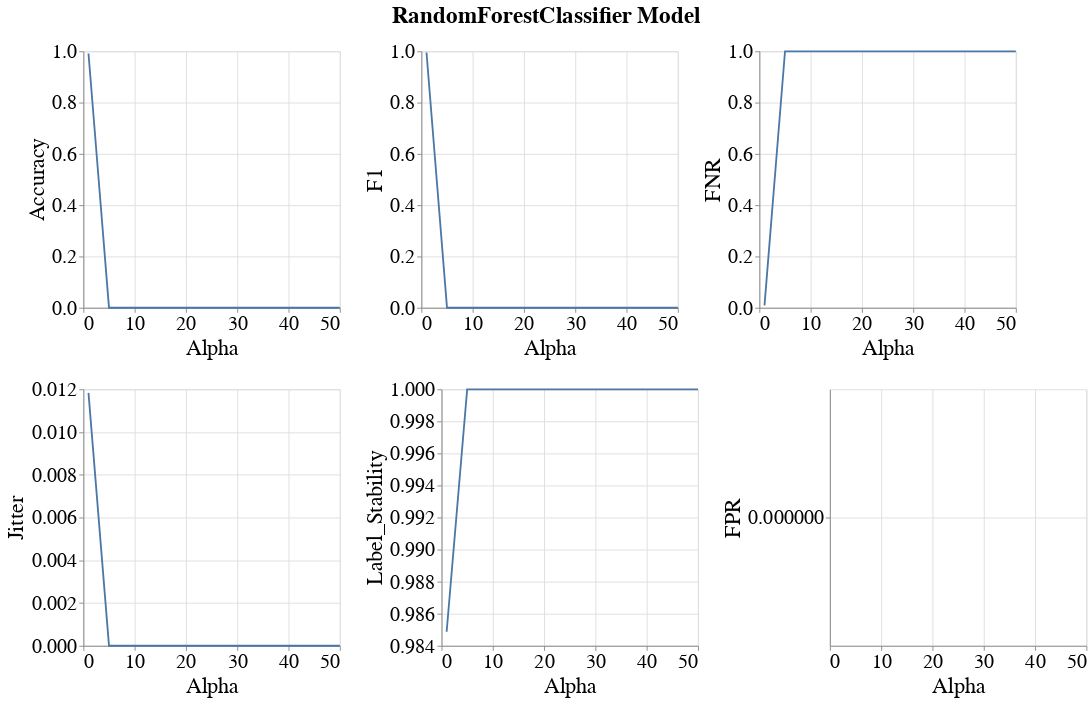

The notebook cell saved with this chart:
### Markdown cell above
### Line band plots for subgroup metrics

### Code cell
visualizer.create_subgroup_metrics_line_band_plot(model_name=MODEL_NAMES[0],
                                                  subgroup_metrics=['Accuracy', 'F1', 'FNR', 'Jitter', 'Label_Stability', 'FPR'])

### Figure 1 — Vega-Lite specification as saved in the notebook (floating-point values rounded to 4 significant figures)
{"config": {"view": {"continuousWidth": 400, "continuousHeight": 300}, "axis": {"labelFontSize": 22, "labelFontWeight": "normal", "titleFontSize": 24, "titleFontWeight": "normal"}, "legend": {"labelFontSize": 22, "symbolStrokeWidth": 10, "titleFontSize": 24}, "title": {"fontSize": 22}}, "vconcat": [{"hconcat": [{"layer": [{"mark": {"type": "errorband", "extent": "ci"}, "encoding": {"x": {"field": "Intervention_Param", "title": "Alpha", "type": "quantitative"}, "y": {"field": "Metric_Value", "scale": {"zero": false}, "title": "Accuracy", "type": "quantitative"}}}, {"mark": "line", "encoding": {"x": {"field": "Intervention_Param", "title": "Alpha", "type": "quantitative"}, "y": {"aggregate": "mean", "field": "Metric_Value", "scale": {"zero": false}, "title": "Accuracy", "type": "quantitative"}}}], "height": 280, "width": 280}, {"layer": [{"mark": {"type": "errorband", "extent": "ci"}, "encoding": {"x": {"field": "Intervention_Param", "title": "Alpha", "type": "quantitative"}, "y": {"field": "Metric_Value", "scale": {"zero": false}, "title": "F1", "type": "quantitative"}}}, {"mark": "line", "encoding": {"x": {"field": "Intervention_Param", "title": "Alpha", "type": "quantitative"}, "y": {"aggregate": "mean", "field": "Metric_Value", "scale": {"zero": false}, "title": "F1", "type": "quantitative"}}}], "data": {"name": "data-b652dc904dba333a9d3d6005ce900003"}, "height": 280, "width": 280}, {"layer": [{"mark": {"type": "errorband", "extent": "ci"}, "encoding": {"x": {"field": "Intervention_Param", "title": "Alpha", "type": "quantitative"}, "y": {"field": "Metric_Value", "scale": {"zero": false}, "title": "FNR", "type": "quantitative"}}}, {"mark": "line", "encoding": {"x": {"field": "Intervention_Param", "title": "Alpha", "type": "quantitative"}, "y": {"aggregate": "mean", "field": "Metric_Value", "scale": {"zero": false}, "title": "FNR", "type": "quantitative"}}}], "data": {"name": "data-e01e4b6430dde77f9f4d58e634f2fb80"}, "height": 280, "width": 280}]}, {"hconcat": [{"layer": [{"mark": {"type": "errorband", "extent": "ci"}, "encoding": {"x": {"field": "Intervention_Param", "title": "Alpha", "type": "quantitative"}, "y": {"field": "Metric_Value", "scale": {"zero": false}, "title": "Jitter", "type": "quantitative"}}}, {"mark": "line", "encoding": {"x": {"field": "Intervention_Param", "title": "Alpha", "type": "quantitative"}, "y": {"aggregate": "mean", "field": "Metric_Value", "scale": {"zero": false}, "title": "Jitter", "type": "quantitative"}}}], "height": 280, "width": 280}, {"layer": [{"mark": {"type": "errorband", "extent": "ci"}, "encoding": {"x": {"field": "Intervention_Param", "title": "Alpha", "type": "quantitative"}, "y": {"field": "Metric_Value", "scale": {"zero": false}, "title": "Label_Stability", "type": "quantitative"}}}, {"mark": "line", "encoding": {"x": {"field": "Intervention_Param", "title": "Alpha", "type": "quantitative"}, "y": {"aggregate": "mean", "field": "Metric_Value", "scale": {"zero": false}, "title": "Label_Stability", "type": "quantitative"}}}], "data": {"name": "data-26aaae6d7adaa9b0711a0fc5536cac94"}, "height": 280, "width": 280}, {"layer": [{"mark": {"type": "errorband", "extent": "ci"}, "encoding": {"x": {"field": "Intervention_Param", "title": "Alpha", "type": "quantitative"}, "y": {"field": "Metric_Value", "scale": {"zero": false}, "title": "FPR", "type": "quantitative"}}}, {"mark": "line", "encoding": {"x": {"field": "Intervention_Param", "title": "Alpha", "type": "quantitative"}, "y": {"aggregate": "mean", "field": "Metric_Value", "scale": {"zero": false}, "title": "FPR", "type": "quantitative"}}}], "data": {"name": "data-dfd86f29ce408c25442901a49b07b90b"}, "height": 280, "width": 280}], "data": {"name": "data-a6df82af400387245a655db33e557fe1"}}], "data": {"name": "data-8c2e0dea80b08332d14ef91fd3cb1c35"}, "title": {"text": "RandomForestClassifier Model", "anchor": "middle", "dy": -10, "fontSize": 25}, "$schema": "https://vega.github.io/schema/vega-lite/v4.17.0.json", "datasets": {"data-8c2e0dea80b08332d14ef91fd3cb1c35": [{"Metric": "Accuracy", "Model_Name": "RandomForestClassifier", "Model_Params": "{'bootstrap': True, 'ccp_alpha': 0.0, 'class_weight': None, 'criterion': 'gini', 'max_depth': 10, 'max_features': 'sqrt', 'max_leaf_nodes': None, 'max_samples': None, 'min_impurity_decrease': 0.0, 'min_samples_leaf': 1, 'min_samples_split': 2, 'min_weight_fraction_leaf': 0.0, 'n_estimators': 100, 'n_jobs': None, 'oob_score': False, 'random_state': 200, 'verbose': 0, 'warm_start': False}", "Dataset_Name": "StudentPerformance", "Num_Estimators": 200, "Tag": "OK", "Record_Create_Date_Time": "2023-10-28T11:14:54.873000", "Session_Uuid": "c69c602f-b78e-46ea-9836-1fc7471ad426", "Experiment_Iteration": "Exp_iter_2", "Dataset_Split_Seed": 200, "Model_Init_Seed": 200, "Fair_Intervention_Params_Lst": "[1, 5, 10, 25, 50]", "Intervention_Param": 1, "Subgroup": "overall", "Metric_Value": 0.9916}, {"Metric": "Accuracy", "Model_Name": "RandomForestClassifier", "Model_Params": "{'bootstrap': True, 'ccp_alpha': 0.0, 'class_weight': None, 'criterion': 'gini', 'max_depth': 10, 'max_features': 'sqrt', 'max_leaf_nodes': None, 'max_samples': None, 'min_impurity_decrease': 0.0, 'min_samples_leaf': 1, 'min_samples_split': 2, 'min_weight_fraction_leaf': 0.0, 'n_estimators': 100, 'n_jobs': None, 'oob_score': False, 'random_state': 200, 'verbose': 0, 'warm_start': False}", "Dataset_Name": "StudentPerformance", "Num_Estimators": 200, "Tag": "OK", "Record_Create_Date_Time": "2023-10-28T11:18:09.625000", "Session_Uuid": "c69c602f-b78e-46ea-9836-1fc7471ad426", "Experiment_Iteration": "Exp_iter_2", "Dataset_Split_Seed": 200, "Model_Init_Seed": 200, "Fair_Intervention_Params_Lst": "[1, 5, 10, 25, 50]", "Intervention_Param": 5, "Subgroup": "overall", "Metric_Value": 0.0}, {"Metric": "Accuracy", "Model_Name": "RandomForestClassifier", "Model_Params": "{'bootstrap': True, 'ccp_alpha': 0.0, 'class_weight': None, 'criterion': 'gini', 'max_depth': 10, 'max_features': 'sqrt', 'max_leaf_nodes': None, 'max_samples': None, 'min_impurity_decrease': 0.0, 'min_samples_leaf': 1, 'min_samples_split': 2, 'min_weight_fraction_leaf': 0.0, 'n_estimators': 100, 'n_jobs': None, 'oob_score': False, 'random_state': 200, 'verbose': 0, 'warm_start': False}", "Dataset_Name": "StudentPerformance", "Num_Estimators": 200, "Tag": "OK", "Record_Create_Date_Time": "2023-10-28T11:21:26.621000", "Session_Uuid": "c69c602f-b78e-46ea-9836-1fc7471ad426", "Experiment_Iteration": "Exp_iter_2", "Dataset_Split_Seed": 200, "Model_Init_Seed": 200, "Fair_Intervention_Params_Lst": "[1, 5, 10, 25, 50]", "Intervention_Param": 10, "Subgroup": "overall", "Metric_Value": 0.0}, {"Metric": "Accuracy", "Model_Name": "RandomForestClassifier", "Model_Params": "{'bootstrap': True, 'ccp_alpha': 0.0, 'class_weight': None, 'criterion': 'gini', 'max_depth': 10, 'max_features': 'sqrt', 'max_leaf_nodes': None, 'max_samples': None, 'min_impurity_decrease': 0.0, 'min_samples_leaf': 1, 'min_samples_split': 2, 'min_weight_fraction_leaf': 0.0, 'n_estimators': 100, 'n_jobs': None, 'oob_score': False, 'random_state': 200, 'verbose': 0, 'warm_start': False}", "Dataset_Name": "StudentPerformance", "Num_Estimators": 200, "Tag": "OK", "Record_Create_Date_Time": "2023-10-28T11:24:41.066000", "Session_Uuid": "c69c602f-b78e-46ea-9836-1fc7471ad426", "Experiment_Iteration": "Exp_iter_2", "Dataset_Split_Seed": 200, "Model_Init_Seed": 200, "Fair_Intervention_Params_Lst": "[1, 5, 10, 25, 50]", "Intervention_Param": 25, "Subgroup": "overall", "Metric_Value": 0.0}, {"Metric": "Accuracy", "Model_Name": "RandomForestClassifier", "Model_Params": "{'bootstrap': True, 'ccp_alpha': 0.0, 'class_weight': None, 'criterion': 'gini', 'max_depth': 10, 'max_features': 'sqrt', 'max_leaf_nodes': None, 'max_samples': None, 'min_impurity_decrease': 0.0, 'min_samples_leaf': 1, 'min_samples_split': 2, 'min_weight_fraction_leaf': 0.0, 'n_estimators': 100, 'n_jobs': None, 'oob_score': False, 'random_state': 200, 'verbose': 0, 'warm_start': False}", "Dataset_Name": "StudentPerformance", "Num_Estimators": 200, "Tag": "OK", "Record_Create_Date_Time": "2023-10-28T11:27:38.138000", "Session_Uuid": "c69c602f-b78e-46ea-9836-1fc7471ad426", "Experiment_Iteration": "Exp_iter_2", "Dataset_Split_Seed": 200, "Model_Init_Seed": 200, "Fair_Intervention_Params_Lst": "[1, 5, 10, 25, 50]", "Intervention_Param": 50, "Subgroup": "overall", "Metric_Value": 0.0}], "data-b652dc904dba333a9d3d6005ce900003": [{"Metric": "F1", "Model_Name": "RandomForestClassifier", "Model_Params": "{'bootstrap': True, 'ccp_alpha': 0.0, 'class_weight': None, 'criterion': 'gini', 'max_depth': 10, 'max_features': 'sqrt', 'max_leaf_nodes': None, 'max_samples': None, 'min_impurity_decrease': 0.0, 'min_samples_leaf': 1, 'min_samples_split': 2, 'min_weight_fraction_leaf': 0.0, 'n_estimators': 100, 'n_jobs': None, 'oob_score': False, 'random_state': 200, 'verbose': 0, 'warm_start': False}", "Dataset_Name": "StudentPerformance", "Num_Estimators": 200, "Tag": "OK", "Record_Create_Date_Time": "2023-10-28T11:14:54.873000", "Session_Uuid": "c69c602f-b78e-46ea-9836-1fc7471ad426", "Experiment_Iteration": "Exp_iter_2", "Dataset_Split_Seed": 200, "Model_Init_Seed": 200, "Fair_Intervention_Params_Lst": "[1, 5, 10, 25, 50]", "Intervention_Param": 1, "Subgroup": "overall", "Metric_Value": 0.9954}, {"Metric": "F1", "Model_Name": "RandomForestClassifier", "Model_Params": "{'bootstrap': True, 'ccp_alpha': 0.0, 'class_weight': None, 'criterion': 'gini', 'max_depth': 10, 'max_features': 'sqrt', 'max_leaf_nodes': None, 'max_samples': None, 'min_impurity_decrease': 0.0, 'min_samples_leaf': 1, 'min_samples_split': 2, 'min_weight_fraction_leaf': 0.0, 'n_estimators': 100, 'n_jobs': None, 'oob_score': False, 'random_state': 200, 'verbose': 0, 'warm_start': False}", "Dataset_Name": "StudentPerformance", "Num_Estimators": 200, "Tag": "OK", "Record_Create_Date_Time": "2023-10-28T11:18:09.625000", "Session_Uuid": "c69c602f-b78e-46ea-9836-1fc7471ad426", "Experiment_Iteration": "Exp_iter_2", "Dataset_Split_Seed": 200, "Model_Init_Seed": 200, "Fair_Intervention_Params_Lst": "[1, 5, 10, 25, 50]", "Intervention_Param": 5, "Subgroup": "overall", "Metric_Value": 0.0}, {"Metric": "F1", "Model_Name": "RandomForestClassifier", "Model_Params": "{'bootstrap': True, 'ccp_alpha': 0.0, 'class_weight': None, 'criterion': 'gini', 'max_depth': 10, 'max_features': 'sqrt', 'max_leaf_nodes': None, 'max_samples': None, 'min_impurity_decrease': 0.0, 'min_samples_leaf': 1, 'min_samples_split': 2, 'min_weight_fraction_leaf': 0.0, 'n_estimators': 100, 'n_jobs': None, 'oob_score': False, 'random_state': 200, 'verbose': 0, 'warm_start': False}", "Dataset_Name": "StudentPerformance", "Num_Estimators": 200, "Tag": "OK", "Record_Create_Date_Time": "2023-10-28T11:21:26.621000", "Session_Uuid": "c69c602f-b78e-46ea-9836-1fc7471ad426", "Experiment_Iteration": "Exp_iter_2", "Dataset_Split_Seed": 200, "Model_Init_Seed": 200, "Fair_Intervention_Params_Lst": "[1, 5, 10, 25, 50]", "Intervention_Param": 10, "Subgroup": "overall", "Metric_Value": 0.0}, {"Metric": "F1", "Model_Name": "RandomForestClassifier", "Model_Params": "{'bootstrap': True, 'ccp_alpha': 0.0, 'class_weight': None, 'criterion': 'gini', 'max_depth': 10, 'max_features': 'sqrt', 'max_leaf_nodes': None, 'max_samples': None, 'min_impurity_decrease': 0.0, 'min_samples_leaf': 1, 'min_samples_split': 2, 'min_weight_fraction_leaf': 0.0, 'n_estimators': 100, 'n_jobs': None, 'oob_score': False, 'random_state': 200, 'verbose': 0, 'warm_start': False}", "Dataset_Name": "StudentPerformance", "Num_Estimators": 200, "Tag": "OK", "Record_Create_Date_Time": "2023-10-28T11:24:41.066000", "Session_Uuid": "c69c602f-b78e-46ea-9836-1fc7471ad426", "Experiment_Iteration": "Exp_iter_2", "Dataset_Split_Seed": 200, "Model_Init_Seed": 200, "Fair_Intervention_Params_Lst": "[1, 5, 10, 25, 50]", "Intervention_Param": 25, "Subgroup": "overall", "Metric_Value": 0.0}, {"Metric": "F1", "Model_Name": "RandomForestClassifier", "Model_Params": "{'bootstrap': True, 'ccp_alpha': 0.0, 'class_weight': None, 'criterion': 'gini', 'max_depth': 10, 'max_features': 'sqrt', 'max_leaf_nodes': None, 'max_samples': None, 'min_impurity_decrease': 0.0, 'min_samples_leaf': 1, 'min_samples_split': 2, 'min_weight_fraction_leaf': 0.0, 'n_estimators': 100, 'n_jobs': None, 'oob_score': False, 'random_state': 200, 'verbose': 0, 'warm_start': False}", "Dataset_Name": "StudentPerformance", "Num_Estimators": 200, "Tag": "OK", "Record_Create_Date_Time": "2023-10-28T11:27:38.138000", "Session_Uuid": "c69c602f-b78e-46ea-9836-1fc7471ad426", "Experiment_Iteration": "Exp_iter_2", "Dataset_Split_Seed": 200, "Model_Init_Seed": 200, "Fair_Intervention_Params_Lst": "[1, 5, 10, 25, 50]", "Intervention_Param": 50, "Subgroup": "overall", "Metric_Value": 0.0}], "data-e01e4b6430dde77f9f4d58e634f2fb80": [{"Metric": "FNR", "Model_Name": "RandomForestClassifier", "Model_Params": "{'bootstrap': True, 'ccp_alpha': 0.0, 'class_weight': None, 'criterion': 'gini', 'max_depth': 10, 'max_features': 'sqrt', 'max_leaf_nodes': None, 'max_samples': None, 'min_impurity_decrease': 0.0, 'min_samples_leaf': 1, 'min_samples_split': 2, 'min_weight_fraction_leaf': 0.0, 'n_estimators': 100, 'n_jobs': None, 'oob_score': False, 'random_state': 200, 'verbose': 0, 'warm_start': False}", "Dataset_Name": "StudentPerformance", "Num_Estimators": 200, "Tag": "OK", "Record_Create_Date_Time": "2023-10-28T11:14:54.873000", "Session_Uuid": "c69c602f-b78e-46ea-9836-1fc7471ad426", "Experiment_Iteration": "Exp_iter_2", "Dataset_Split_Seed": 200, "Model_Init_Seed": 200, "Fair_Intervention_Params_Lst": "[1, 5, 10, 25, 50]", "Intervention_Param": 1, "Subgroup": "overall", "Metric_Value": 0.009091}, {"Metric": "FNR", "Model_Name": "RandomForestClassifier", "Model_Params": "{'bootstrap': True, 'ccp_alpha': 0.0, 'class_weight': None, 'criterion': 'gini', 'max_depth': 10, 'max_features': 'sqrt', 'max_leaf_nodes': None, 'max_samples': None, 'min_impurity_decrease': 0.0, 'min_samples_leaf': 1, 'min_samples_split': 2, 'min_weight_fraction_leaf': 0.0, 'n_estimators': 100, 'n_jobs': None, 'oob_score': False, 'random_state': 200, 'verbose': 0, 'warm_start': False}", "Dataset_Name": "StudentPerformance", "Num_Estimators": 200, "Tag": "OK", "Record_Create_Date_Time": "2023-10-28T11:18:09.625000", "Session_Uuid": "c69c602f-b78e-46ea-9836-1fc7471ad426", "Experiment_Iteration": "Exp_iter_2", "Dataset_Split_Seed": 200, "Model_Init_Seed": 200, "Fair_Intervention_Params_Lst": "[1, 5, 10, 25, 50]", "Intervention_Param": 5, "Subgroup": "overall", "Metric_Value": 1.0}, {"Metric": "FNR", "Model_Name": "RandomForestClassifier", "Model_Params": "{'bootstrap': True, 'ccp_alpha': 0.0, 'class_weight': None, 'criterion': 'gini', 'max_depth': 10, 'max_features': 'sqrt', 'max_leaf_nodes': None, 'max_samples': None, 'min_impurity_decrease': 0.0, 'min_samples_leaf': 1, 'min_samples_split': 2, 'min_weight_fraction_leaf': 0.0, 'n_estimators': 100, 'n_jobs': None, 'oob_score': False, 'random_state': 200, 'verbose': 0, 'warm_start': False}", "Dataset_Name": "StudentPerformance", "Num_Estimators": 200, "Tag": "OK", "Record_Create_Date_Time": "2023-10-28T11:21:26.621000", "Session_Uuid": "c69c602f-b78e-46ea-9836-1fc7471ad426", "Experiment_Iteration": "Exp_iter_2", "Dataset_Split_Seed": 200, "Model_Init_Seed": 200, "Fair_Intervention_Params_Lst": "[1, 5, 10, 25, 50]", "Intervention_Param": 10, "Subgroup": "overall", "Metric_Value": 1.0}, {"Metric": "FNR", "Model_Name": "RandomForestClassifier", "Model_Params": "{'bootstrap': True, 'ccp_alpha': 0.0, 'class_weight': None, 'criterion': 'gini', 'max_depth': 10, 'max_features': 'sqrt', 'max_leaf_nodes': None, 'max_samples': None, 'min_impurity_decrease': 0.0, 'min_samples_leaf': 1, 'min_samples_split': 2, 'min_weight_fraction_leaf': 0.0, 'n_estimators': 100, 'n_jobs': None, 'oob_score': False, 'random_state': 200, 'verbose': 0, 'warm_start': False}", "Dataset_Name": "StudentPerformance", "Num_Estimators": 200, "Tag": "OK", "Record_Create_Date_Time": "2023-10-28T11:24:41.066000", "Session_Uuid": "c69c602f-b78e-46ea-9836-1fc7471ad426", "Experiment_Iteration": "Exp_iter_2", "Dataset_Split_Seed": 200, "Model_Init_Seed": 200, "Fair_Intervention_Params_Lst": "[1, 5, 10, 25, 50]", "Intervention_Param": 25, "Subgroup": "overall", "Metric_Value": 1.0}, {"Metric": "FNR", "Model_Name": "RandomForestClassifier", "Model_Params": "{'bootstrap': True, 'ccp_alpha': 0.0, 'class_weight': None, 'criterion': 'gini', 'max_depth': 10, 'max_features': 'sqrt', 'max_leaf_nodes': None, 'max_samples': None, 'min_impurity_decrease': 0.0, 'min_samples_leaf': 1, 'min_samples_split': 2, 'min_weight_fraction_leaf': 0.0, 'n_estimators': 100, 'n_jobs': None, 'oob_score': False, 'random_state': 200, 'verbose': 0, 'warm_start': False}", "Dataset_Name": "StudentPerformance", "Num_Estimators": 200, "Tag": "OK", "Record_Create_Date_Time": "2023-10-28T11:27:38.138000", "Session_Uuid": "c69c602f-b78e-46ea-9836-1fc7471ad426", "Experiment_Iteration": "Exp_iter_2", "Dataset_Split_Seed": 200, "Model_Init_Seed": 200, "Fair_Intervention_Params_Lst": "[1, 5, 10, 25, 50]", "Intervention_Param": 50, "Subgroup": "overall", "Metric_Value": 1.0}], "data-a6df82af400387245a655db33e557fe1": [{"Metric": "Jitter", "Model_Name": "RandomForestClassifier", "Model_Params": "{'bootstrap': True, 'ccp_alpha': 0.0, 'class_weight': None, 'criterion': 'gini', 'max_depth': 10, 'max_features': 'sqrt', 'max_leaf_nodes': None, 'max_samples': None, 'min_impurity_decrease': 0.0, 'min_samples_leaf': 1, 'min_samples_split': 2, 'min_weight_fraction_leaf': 0.0, 'n_estimators': 100, 'n_jobs': None, 'oob_score': False, 'random_state': 200, 'verbose': 0, 'warm_start': False}", "Dataset_Name": "StudentPerformance", "Num_Estimators": 200, "Tag": "OK", "Record_Create_Date_Time": "2023-10-28T11:14:54.873000", "Session_Uuid": "c69c602f-b78e-46ea-9836-1fc7471ad426", "Experiment_Iteration": "Exp_iter_2", "Dataset_Split_Seed": 200, "Model_Init_Seed": 200, "Fair_Intervention_Params_Lst": "[1, 5, 10, 25, 50]", "Intervention_Param": 1, "Subgroup": "overall", "Metric_Value": 0.01184}, {"Metric": "Jitter", "Model_Name": "RandomForestClassifier", "Model_Params": "{'bootstrap': True, 'ccp_alpha': 0.0, 'class_weight': None, 'criterion': 'gini', 'max_depth': 10, 'max_features': 'sqrt', 'max_leaf_nodes': None, 'max_samples': None, 'min_impurity_decrease': 0.0, 'min_samples_leaf': 1, 'min_samples_split': 2, 'min_weight_fraction_leaf': 0.0, 'n_estimators': 100, 'n_jobs': None, 'oob_score': False, 'random_state': 200, 'verbose': 0, 'warm_start': False}", "Dataset_Name": "StudentPerformance", "Num_Estimators": 200, "Tag": "OK", "Record_Create_Date_Time": "2023-10-28T11:18:09.625000", "Session_Uuid": "c69c602f-b78e-46ea-9836-1fc7471ad426", "Experiment_Iteration": "Exp_iter_2", "Dataset_Split_Seed": 200, "Model_Init_Seed": 200, "Fair_Intervention_Params_Lst": "[1, 5, 10, 25, 50]", "Intervention_Param": 5, "Subgroup": "overall", "Metric_Value": 0.0}, {"Metric": "Jitter", "Model_Name": "RandomForestClassifier", "Model_Params": "{'bootstrap': True, 'ccp_alpha': 0.0, 'class_weight': None, 'criterion': 'gini', 'max_depth': 10, 'max_features': 'sqrt', 'max_leaf_nodes': None, 'max_samples': None, 'min_impurity_decrease': 0.0, 'min_samples_leaf': 1, 'min_samples_split': 2, 'min_weight_fraction_leaf': 0.0, 'n_estimators': 100, 'n_jobs': None, 'oob_score': False, 'random_state': 200, 'verbose': 0, 'warm_start': False}", "Dataset_Name": "StudentPerformance", "Num_Estimators": 200, "Tag": "OK", "Record_Create_Date_Time": "2023-10-28T11:21:26.621000", "Session_Uuid": "c69c602f-b78e-46ea-9836-1fc7471ad426", "Experiment_Iteration": "Exp_iter_2", "Dataset_Split_Seed": 200, "Model_Init_Seed": 200, "Fair_Intervention_Params_Lst": "[1, 5, 10, 25, 50]", "Intervention_Param": 10, "Subgroup": "overall", "Metric_Value": 0.0}, {"Metric": "Jitter", "Model_Name": "RandomForestClassifier", "Model_Params": "{'bootstrap': True, 'ccp_alpha': 0.0, 'class_weight': None, 'criterion': 'gini', 'max_depth': 10, 'max_features': 'sqrt', 'max_leaf_nodes': None, 'max_samples': None, 'min_impurity_decrease': 0.0, 'min_samples_leaf': 1, 'min_samples_split': 2, 'min_weight_fraction_leaf': 0.0, 'n_estimators': 100, 'n_jobs': None, 'oob_score': False, 'random_state': 200, 'verbose': 0, 'warm_start': False}", "Dataset_Name": "StudentPerformance", "Num_Estimators": 200, "Tag": "OK", "Record_Create_Date_Time": "2023-10-28T11:24:41.066000", "Session_Uuid": "c69c602f-b78e-46ea-9836-1fc7471ad426", "Experiment_Iteration": "Exp_iter_2", "Dataset_Split_Seed": 200, "Model_Init_Seed": 200, "Fair_Intervention_Params_Lst": "[1, 5, 10, 25, 50]", "Intervention_Param": 25, "Subgroup": "overall", "Metric_Value": 0.0}, {"Metric": "Jitter", "Model_Name": "RandomForestClassifier", "Model_Params": "{'bootstrap': True, 'ccp_alpha': 0.0, 'class_weight': None, 'criterion': 'gini', 'max_depth': 10, 'max_features': 'sqrt', 'max_leaf_nodes': None, 'max_samples': None, 'min_impurity_decrease': 0.0, 'min_samples_leaf': 1, 'min_samples_split': 2, 'min_weight_fraction_leaf': 0.0, 'n_estimators': 100, 'n_jobs': None, 'oob_score': False, 'random_state': 200, 'verbose': 0, 'warm_start': False}", "Dataset_Name": "StudentPerformance", "Num_Estimators": 200, "Tag": "OK", "Record_Create_Date_Time": "2023-10-28T11:27:38.138000", "Session_Uuid": "c69c602f-b78e-46ea-9836-1fc7471ad426", "Experiment_Iteration": "Exp_iter_2", "Dataset_Split_Seed": 200, "Model_Init_Seed": 200, "Fair_Intervention_Params_Lst": "[1, 5, 10, 25, 50]", "Intervention_Param": 50, "Subgroup": "overall", "Metric_Value": 0.0}], "data-26aaae6d7adaa9b0711a0fc5536cac94": [{"Metric": "Label_Stability", "Model_Name": "RandomForestClassifier", "Model_Params": "{'bootstrap': True, 'ccp_alpha': 0.0, 'class_weight': None, 'criterion': 'gini', 'max_depth': 10, 'max_features': 'sqrt', 'max_leaf_nodes': None, 'max_samples': None, 'min_impurity_decrease': 0.0, 'min_samples_leaf': 1, 'min_samples_split': 2, 'min_weight_fraction_leaf': 0.0, 'n_estimators': 100, 'n_jobs': None, 'oob_score': False, 'random_state': 200, 'verbose': 0, 'warm_start': False}", "Dataset_Name": "StudentPerformance", "Num_Estimators": 200, "Tag": "OK", "Record_Create_Date_Time": "2023-10-28T11:14:54.873000", "Session_Uuid": "c69c602f-b78e-46ea-9836-1fc7471ad426", "Experiment_Iteration": "Exp_iter_2", "Dataset_Split_Seed": 200, "Model_Init_Seed": 200, "Fair_Intervention_Params_Lst": "[1, 5, 10, 25, 50]", "Intervention_Param": 1, "Subgroup": "overall", "Metric_Value": 0.9849}, {"Metric": "Label_Stability", "Model_Name": "RandomForestClassifier", "Model_Params": "{'bootstrap': True, 'ccp_alpha': 0.0, 'class_weight': None, 'criterion': 'gini', 'max_depth': 10, 'max_features': 'sqrt', 'max_leaf_nodes': None, 'max_samples': None, 'min_impurity_decrease': 0.0, 'min_samples_leaf': 1, 'min_samples_split': 2, 'min_weight_fraction_leaf': 0.0, 'n_estimators': 100, 'n_jobs': None, 'oob_score': False, 'random_state': 200, 'verbose': 0, 'warm_start': False}", "Dataset_Name": "StudentPerformance", "Num_Estimators": 200, "Tag": "OK", "Record_Create_Date_Time": "2023-10-28T11:18:09.625000", "Session_Uuid": "c69c602f-b78e-46ea-9836-1fc7471ad426", "Experiment_Iteration": "Exp_iter_2", "Dataset_Split_Seed": 200, "Model_Init_Seed": 200, "Fair_Intervention_Params_Lst": "[1, 5, 10, 25, 50]", "Intervention_Param": 5, "Subgroup": "overall", "Metric_Value": 1.0}, {"Metric": "Label_Stability", "Model_Name": "RandomForestClassifier", "Model_Params": "{'bootstrap': True, 'ccp_alpha': 0.0, 'class_weight': None, 'criterion': 'gini', 'max_depth': 10, 'max_features': 'sqrt', 'max_leaf_nodes': None, 'max_samples': None, 'min_impurity_decrease': 0.0, 'min_samples_leaf': 1, 'min_samples_split': 2, 'min_weight_fraction_leaf': 0.0, 'n_estimators': 100, 'n_jobs': None, 'oob_score': False, 'random_state': 200, 'verbose': 0, 'warm_start': False}", "Dataset_Name": "StudentPerformance", "Num_Estimators": 200, "Tag": "OK", "Record_Create_Date_Time": "2023-10-28T11:21:26.621000", "Session_Uuid": "c69c602f-b78e-46ea-9836-1fc7471ad426", "Experiment_Iteration": "Exp_iter_2", "Dataset_Split_Seed": 200, "Model_Init_Seed": 200, "Fair_Intervention_Params_Lst": "[1, 5, 10, 25, 50]", "Intervention_Param": 10, "Subgroup": "overall", "Metric_Value": 1.0}, {"Metric": "Label_Stability", "Model_Name": "RandomForestClassifier", "Model_Params": "{'bootstrap': True, 'ccp_alpha': 0.0, 'class_weight': None, 'criterion': 'gini', 'max_depth': 10, 'max_features': 'sqrt', 'max_leaf_nodes': None, 'max_samples': None, 'min_impurity_decrease': 0.0, 'min_samples_leaf': 1, 'min_samples_split': 2, 'min_weight_fraction_leaf': 0.0, 'n_estimators': 100, 'n_jobs': None, 'oob_score': False, 'random_state': 200, 'verbose': 0, 'warm_start': False}", "Dataset_Name": "StudentPerformance", "Num_Estimators": 200, "Tag": "OK", "Record_Create_Date_Time": "2023-10-28T11:24:41.066000", "Session_Uuid": "c69c602f-b78e-46ea-9836-1fc7471ad426", "Experiment_Iteration": "Exp_iter_2", "Dataset_Split_Seed": 200, "Model_Init_Seed": 200, "Fair_Intervention_Params_Lst": "[1, 5, 10, 25, 50]", "Intervention_Param": 25, "Subgroup": "overall", "Metric_Value": 1.0}, {"Metric": "Label_Stability", "Model_Name": "RandomForestClassifier", "Model_Params": "{'bootstrap': True, 'ccp_alpha': 0.0, 'class_weight': None, 'criterion': 'gini', 'max_depth': 10, 'max_features': 'sqrt', 'max_leaf_nodes': None, 'max_samples': None, 'min_impurity_decrease': 0.0, 'min_samples_leaf': 1, 'min_samples_split': 2, 'min_weight_fraction_leaf': 0.0, 'n_estimators': 100, 'n_jobs': None, 'oob_score': False, 'random_state': 200, 'verbose': 0, 'warm_start': False}", "Dataset_Name": "StudentPerformance", "Num_Estimators": 200, "Tag": "OK", "Record_Create_Date_Time": "2023-10-28T11:27:38.138000", "Session_Uuid": "c69c602f-b78e-46ea-9836-1fc7471ad426", "Experiment_Iteration": "Exp_iter_2", "Dataset_Split_Seed": 200, "Model_Init_Seed": 200, "Fair_Intervention_Params_Lst": "[1, 5, 10, 25, 50]", "Intervention_Param": 50, "Subgroup": "overall", "Metric_Value": 1.0}], "data-dfd86f29ce408c25442901a49b07b90b": [{"Metric": "FPR", "Model_Name": "RandomForestClassifier", "Model_Params": "{'bootstrap': True, 'ccp_alpha': 0.0, 'class_weight': None, 'criterion': 'gini', 'max_depth': 10, 'max_features': 'sqrt', 'max_leaf_nodes': None, 'max_samples': None, 'min_impurity_decrease': 0.0, 'min_samples_leaf': 1, 'min_samples_split': 2, 'min_weight_fraction_leaf': 0.0, 'n_estimators': 100, 'n_jobs': None, 'oob_score': False, 'random_state': 200, 'verbose': 0, 'warm_start': False}", "Dataset_Name": "StudentPerformance", "Num_Estimators": 200, "Tag": "OK", "Record_Create_Date_Time": "2023-10-28T11:14:54.873000", "Session_Uuid": "c69c602f-b78e-46ea-9836-1fc7471ad426", "Experiment_Iteration": "Exp_iter_2", "Dataset_Split_Seed": 200, "Model_Init_Seed": 200, "Fair_Intervention_Params_Lst": "[1, 5, 10, 25, 50]", "Intervention_Param": 1, "Subgroup": "overall", "Metric_Value": 0.0}, {"Metric": "FPR", "Model_Name": "RandomForestClassifier", "Model_Params": "{'bootstrap': True, 'ccp_alpha': 0.0, 'class_weight': None, 'criterion': 'gini', 'max_depth': 10, 'max_features': 'sqrt', 'max_leaf_nodes': None, 'max_samples': None, 'min_impurity_decrease': 0.0, 'min_samples_leaf': 1, 'min_samples_split': 2, 'min_weight_fraction_leaf': 0.0, 'n_estimators': 100, 'n_jobs': None, 'oob_score': False, 'random_state': 200, 'verbose': 0, 'warm_start': False}", "Dataset_Name": "StudentPerformance", "Num_Estimators": 200, "Tag": "OK", "Record_Create_Date_Time": "2023-10-28T11:18:09.625000", "Session_Uuid": "c69c602f-b78e-46ea-9836-1fc7471ad426", "Experiment_Iteration": "Exp_iter_2", "Dataset_Split_Seed": 200, "Model_Init_Seed": 200, "Fair_Intervention_Params_Lst": "[1, 5, 10, 25, 50]", "Intervention_Param": 5, "Subgroup": "overall", "Metric_Value": null}, {"Metric": "FPR", "Model_Name": "RandomForestClassifier", "Model_Params": "{'bootstrap': True, 'ccp_alpha': 0.0, 'class_weight': None, 'criterion': 'gini', 'max_depth': 10, 'max_features': 'sqrt', 'max_leaf_nodes': None, 'max_samples': None, 'min_impurity_decrease': 0.0, 'min_samples_leaf': 1, 'min_samples_split': 2, 'min_weight_fraction_leaf': 0.0, 'n_estimators': 100, 'n_jobs': None, 'oob_score': False, 'random_state': 200, 'verbose': 0, 'warm_start': False}", "Dataset_Name": "StudentPerformance", "Num_Estimators": 200, "Tag": "OK", "Record_Create_Date_Time": "2023-10-28T11:21:26.621000", "Session_Uuid": "c69c602f-b78e-46ea-9836-1fc7471ad426", "Experiment_Iteration": "Exp_iter_2", "Dataset_Split_Seed": 200, "Model_Init_Seed": 200, "Fair_Intervention_Params_Lst": "[1, 5, 10, 25, 50]", "Intervention_Param": 10, "Subgroup": "overall", "Metric_Value": null}, {"Metric": "FPR", "Model_Name": "RandomForestClassifier", "Model_Params": "{'bootstrap': True, 'ccp_alpha': 0.0, 'class_weight': None, 'criterion': 'gini', 'max_depth': 10, 'max_features': 'sqrt', 'max_leaf_nodes': None, 'max_samples': None, 'min_impurity_decrease': 0.0, 'min_samples_leaf': 1, 'min_samples_split': 2, 'min_weight_fraction_leaf': 0.0, 'n_estimators': 100, 'n_jobs': None, 'oob_score': False, 'random_state': 200, 'verbose': 0, 'warm_start': False}", "Dataset_Name": "StudentPerformance", "Num_Estimators": 200, "Tag": "OK", "Record_Create_Date_Time": "2023-10-28T11:24:41.066000", "Session_Uuid": "c69c602f-b78e-46ea-9836-1fc7471ad426", "Experiment_Iteration": "Exp_iter_2", "Dataset_Split_Seed": 200, "Model_Init_Seed": 200, "Fair_Intervention_Params_Lst": "[1, 5, 10, 25, 50]", "Intervention_Param": 25, "Subgroup": "overall", "Metric_Value": null}, {"Metric": "FPR", "Model_Name": "RandomForestClassifier", "Model_Params": "{'bootstrap': True, 'ccp_alpha': 0.0, 'class_weight': None, 'criterion': 'gini', 'max_depth': 10, 'max_features': 'sqrt', 'max_leaf_nodes': None, 'max_samples': None, 'min_impurity_decrease': 0.0, 'min_samples_leaf': 1, 'min_samples_split': 2, 'min_weight_fraction_leaf': 0.0, 'n_estimators': 100, 'n_jobs': None, 'oob_score': False, 'random_state': 200, 'verbose': 0, 'warm_start': False}", "Dataset_Name": "StudentPerformance", "Num_Estimators": 200, "Tag": "OK", "Record_Create_Date_Time": "2023-10-28T11:27:38.138000", "Session_Uuid": "c69c602f-b78e-46ea-9836-1fc7471ad426", "Experiment_Iteration": "Exp_iter_2", "Dataset_Split_Seed": 200, "Model_Init_Seed": 200, "Fair_Intervention_Params_Lst": "[1, 5, 10, 25, 50]", "Intervention_Param": 50, "Subgroup": "overall", "Metric_Value": null}]}}
